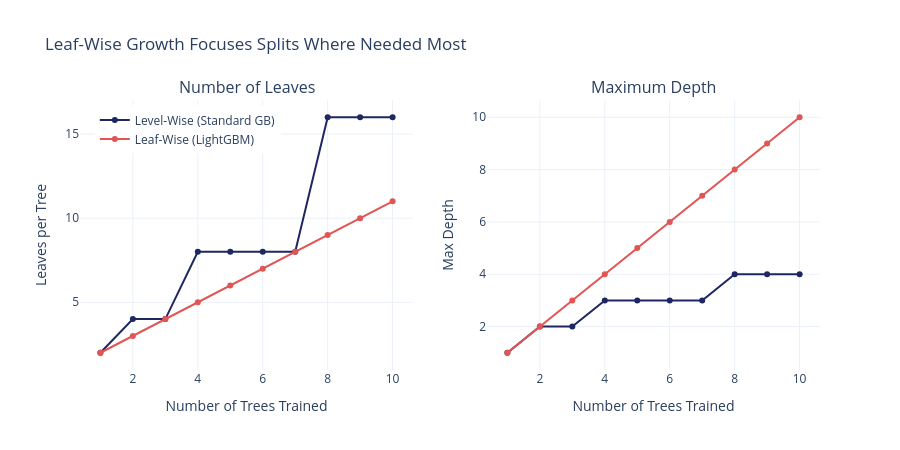

Source (notebook cell):
### Markdown cell above
---
## 3. Visualizing Leaf-Wise vs Level-Wise Growth

### Code cell
# Simulate tree growth to show leaf-wise vs level-wise
iterations = np.arange(1, 11)

# Level-wise: balanced growth (2^depth leaves)
# Depth grows slowly; after t iterations, depth = ceil(log2(t+1))
level_wise_depth = np.ceil(np.log2(iterations + 1)).astype(int)
level_wise_leaves = 2 ** level_wise_depth

# Leaf-wise: deep growth (splits one leaf per iteration)
# Starting with 1 leaf, each split increases leaf count by 1
leaf_wise_leaves = 1 + iterations
leaf_wise_depth = iterations  # Each split can increase depth by 1 (worst case)

fig = make_subplots(
    rows=1, cols=2,
    subplot_titles=("Number of Leaves", "Maximum Depth"),
)

fig.add_trace(
    go.Scatter(x=iterations, y=level_wise_leaves,
               name="Level-Wise (Standard GB)", mode="lines+markers",
               line=dict(color=COLORS["navy"], width=2)),
    row=1, col=1,
)
fig.add_trace(
    go.Scatter(x=iterations, y=leaf_wise_leaves,
               name="Leaf-Wise (LightGBM)", mode="lines+markers",
               line=dict(color=COLORS["red"], width=2)),
    row=1, col=1,
)

fig.add_trace(
    go.Scatter(x=iterations, y=level_wise_depth,
               name="Level-Wise (Standard GB)", mode="lines+markers",
               line=dict(color=COLORS["navy"], width=2),
               showlegend=False),
    row=1, col=2,
)
fig.add_trace(
    go.Scatter(x=iterations, y=leaf_wise_depth,
               name="Leaf-Wise (LightGBM)", mode="lines+markers",
               line=dict(color=COLORS["red"], width=2),
               showlegend=False),
    row=1, col=2,
)

fig.update_xaxes(title_text="Number of Trees Trained", row=1, col=1)
fig.update_xaxes(title_text="Number of Trees Trained", row=1, col=2)
fig.update_yaxes(title_text="Leaves per Tree", row=1, col=1)
fig.update_yaxes(title_text="Max Depth", row=1, col=2)

fig.update_layout(
    title="Leaf-Wise Growth Focuses Splits Where Needed Most",
    height=450, width=900,
    legend=dict(x=0.02, y=0.98),
)
fig.show()
save_chart(fig, MODEL_SLUG, "leaf_wise_vs_level_wise")

### Figure 1 — Plotly figure (JSON) as saved in the notebook; plotly's stock layout.template omitted (floating-point values rounded to 4 significant figures)
{"data": [{"line": {"color": "#1E2761", "width": 2}, "mode": "lines+markers", "name": "Level-Wise (Standard GB)", "type": "scatter", "x": [1, 2, 3, 4, 5, 6, 7, 8, 9, 10], "xaxis": "x", "y": [2, 4, 4, 8, 8, 8, 8, 16, 16, 16], "yaxis": "y"}, {"line": {"color": "#E15554", "width": 2}, "mode": "lines+markers", "name": "Leaf-Wise (LightGBM)", "type": "scatter", "x": [1, 2, 3, 4, 5, 6, 7, 8, 9, 10], "xaxis": "x", "y": [2, 3, 4, 5, 6, 7, 8, 9, 10, 11], "yaxis": "y"}, {"line": {"color": "#1E2761", "width": 2}, "mode": "lines+markers", "name": "Level-Wise (Standard GB)", "showlegend": false, "type": "scatter", "x": [1, 2, 3, 4, 5, 6, 7, 8, 9, 10], "xaxis": "x2", "y": [1, 2, 2, 3, 3, 3, 3, 4, 4, 4], "yaxis": "y2"}, {"line": {"color": "#E15554", "width": 2}, "mode": "lines+markers", "name": "Leaf-Wise (LightGBM)", "showlegend": false, "type": "scatter", "x": [1, 2, 3, 4, 5, 6, 7, 8, 9, 10], "xaxis": "x2", "y": [1, 2, 3, 4, 5, 6, 7, 8, 9, 10], "yaxis": "y2"}], "layout": {"annotations": [{"font": {"size": 16}, "showarrow": false, "text": "Number of Leaves", "x": 0.225, "xanchor": "center", "xref": "paper", "y": 1, "yanchor": "bottom", "yref": "paper"}, {"font": {"size": 16}, "showarrow": false, "text": "Maximum Depth", "x": 0.775, "xanchor": "center", "xref": "paper", "y": 1, "yanchor": "bottom", "yref": "paper"}], "height": 450, "legend": {"x": 0.02, "y": 0.98}, "title": {"text": "Leaf-Wise Growth Focuses Splits Where Needed Most"}, "width": 900, "xaxis": {"anchor": "y", "domain": [0, 0.45], "title": {"text": "Number of Trees Trained"}}, "xaxis2": {"anchor": "y2", "domain": [0.55, 1], "title": {"text": "Number of Trees Trained"}}, "yaxis": {"anchor": "x", "domain": [0, 1], "title": {"text": "Leaves per Tree"}}, "yaxis2": {"anchor": "x2", "domain": [0, 1], "title": {"text": "Max Depth"}}}}
